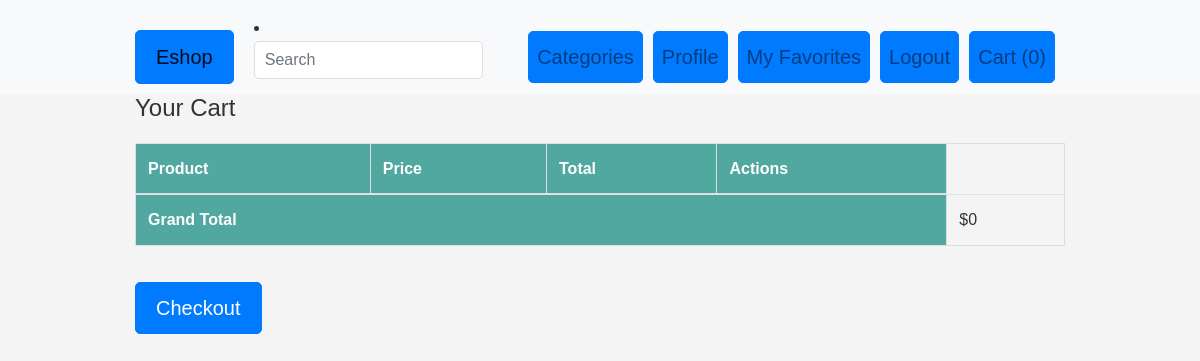
Page /cart-detail/ (signed in) on the earlier database version.
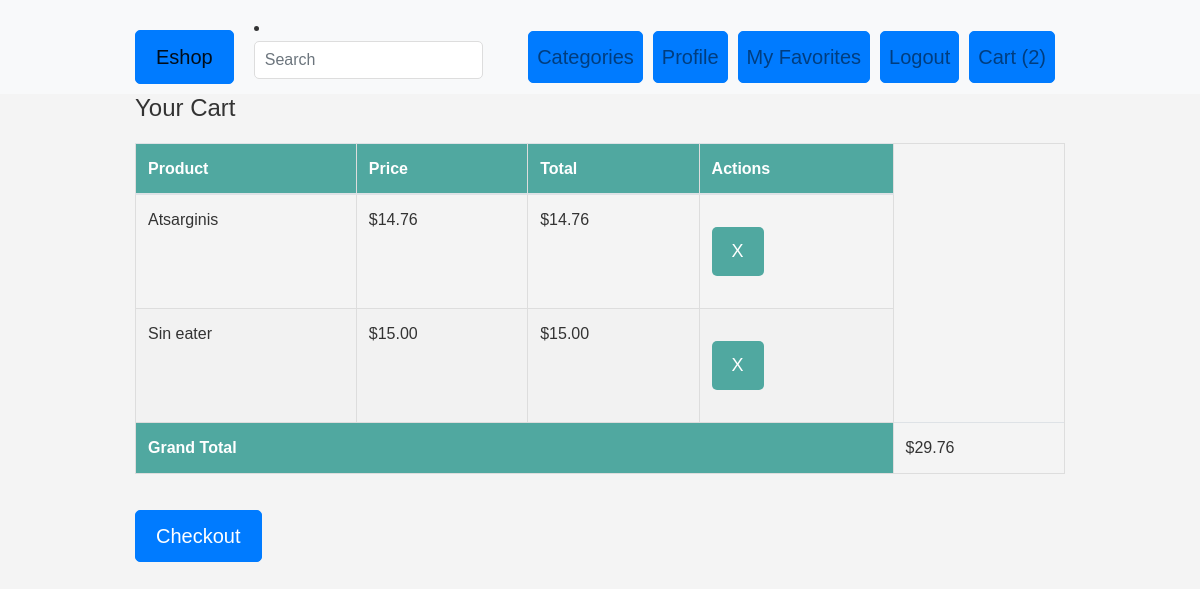
Same page on the later database version.
### eshopas_app/models.py (models this page shows, shortened)
class Cart(models.Model):
    user = models.OneToOneField(User, on_delete=models.CASCADE)

class CartItem(models.Model):
    product = models.ForeignKey(Product, on_delete=models.CASCADE)
    quantity = models.PositiveIntegerField(default=1)
    created_at = models.DateTimeField(auto_now_add=True)
    cart = models.ForeignKey(Cart, on_delete=models.CASCADE, default=None)
    def total_price(self):
        return self.product.price * self.quantity

class Product(models.Model):
    product_id = models.IntegerField(default=0)
    name = models.CharField(max_length=100)
    price = models.DecimalField(max_digits=10, decimal_places=2)
    category = models.ForeignKey(Category, on_delete=models.CASCADE, default=1)
    image = models.ImageField(upload_to='product_images/', blank=True, null=True)
    thumbnail = ImageSpecField(source='image', processors=[ResizeToFill(150, 200)], format='JPEG', options={'quality': 90})
    is_featured = models.BooleanField(default=True)
    stock = models.PositiveIntegerField(default=0)
    description = models.TextField(blank=True)
    favorites = models.ManyToManyField(User, related_name='favorites', blank=True)

### eshopas_app/views.py (the view)
# urls.py: path('cart-detail/', views.cart_detail, name='cart_detail'),
@login_required
def cart_detail(request):
    user = request.user
    cart, created = Cart.objects.get_or_create(user=user)
    cart_items = CartItem.objects.filter(cart=cart)
    total_cart_value = sum(item.total_price() for item in cart_items)
    context = {
        'cart_items': cart_items,
        'total_cart_value': total_cart_value,
    }
    return render(request, 'cart_detail.html', context)

### eshopas_app/templates/cart_detail.html (shortened to what this page needs)
{% extends 'base.html' %}
{% load static %}
{% load myfilters %}
{% block content %}
    <h2>Your Cart</h2>
    <table class="table">
        <thead>
            <tr>
                <th>Product</th>
                <th>Price</th>
                <th>Total</th>
                <th>Actions</th>
            </tr>
        </thead>
        <tbody>
            {% for item in cart_items %}
                <tr>
                    <td>{{ item.product.name }}</td>
                    <td>${{ item.product.price }}</td>
                    <td>${{ item.total_price }}</td>
                    <td>
                        <form method="post" action="{% url 'remove_item' item.product.id %}">
                            <button type="submit">X</button>
                        </form>
                    </td>
                </tr>
            {% endfor %}
        </tbody>
        <tfoot>
            <tr>
                <th colspan="4">Grand Total</th>
                <td>${{ total_cart_value }}</td>
            </tr>
        </tfoot>
    </table>
    <a href="{% url 'checkout' %}" class="btn btn-primary">Checkout</a>
{% endblock %}

### eshopas_app/templates/base.html (shortened to what this page needs)
<!DOCTYPE html>
{% load static %}
{% load cart_tags %}
{% load myfilters %}
<html lang="en">
<head>
    <link rel="stylesheet" href="https://stackpath.bootstrapcdn.com/bootstrap/4.1.3/css/bootstrap.min.css">
    <link rel="stylesheet" type="text/css" href="{% static 'css/styles.css' %}">
</head>
<body>
<nav class="navbar navbar-expand-lg navbar-light bg-light">
    <div class="container">
        <a class="navbar-brand btn btn-primary" href="/">Eshop</a>
        <li>
            <form action="{% url 'search' %}" method="get" class="form-inline my-2 my-md-0">
                <input name="query" class="form-control" type="text" placeholder="Search">
            </form>
        </li>
        <div class="collapse navbar-collapse" id="navbarNavAltMarkup">
            <div class="navbar-nav ml-auto">
                <a class="nav-item nav-link btn btn-primary" href="/category/">Categories</a>
                {% if user.is_authenticated %}
                    <a class="nav-item nav-link btn btn-primary" href="/profile/">Profile</a>
                    <a class="nav-item nav-link btn btn-primary" href="/my-favorites/">My Favorites</a>
                    <a class="nav-item nav-link btn btn-primary" href="/logout/">Logout</a>
                    {% if request.user.cart %}
                        <a class="nav-item nav-link btn btn-primary cart-link" href="/cart-detail/">
                            Cart ({{ request.user.cart.cartitem_set.count }})
                        </a>
                    {% else %}
                        <a class="nav-item nav-link btn btn-primary cart-link" href="/cart-detail/">
                            Cart (0)
                        </a>
                    {% endif %}
                {% else %}
                    <a class="nav-item nav-link btn btn-primary" href="{% url 'login' %}">Login</a>
                    <a class="nav-item nav-link btn btn-primary" href="/register/">Register</a>
                {% endif %}
            </div>
        </div>
    </div>
</nav>
<div class="container">
    {% block content %}
    {% endblock %}
</div>
</body>
</html>

Differences in the rows shown:
added CartItem: product.name "Atsarginis", product.price "14.76", total_price "14.76"
added CartItem: product.name "Sin eater", product.price "15.00", total_price "15.00"
Other differences:
{{ request.user.cart.cartitem_set.count }}: "0" → "2"
{{ total_cart_value }}: "0" → "29.76"
